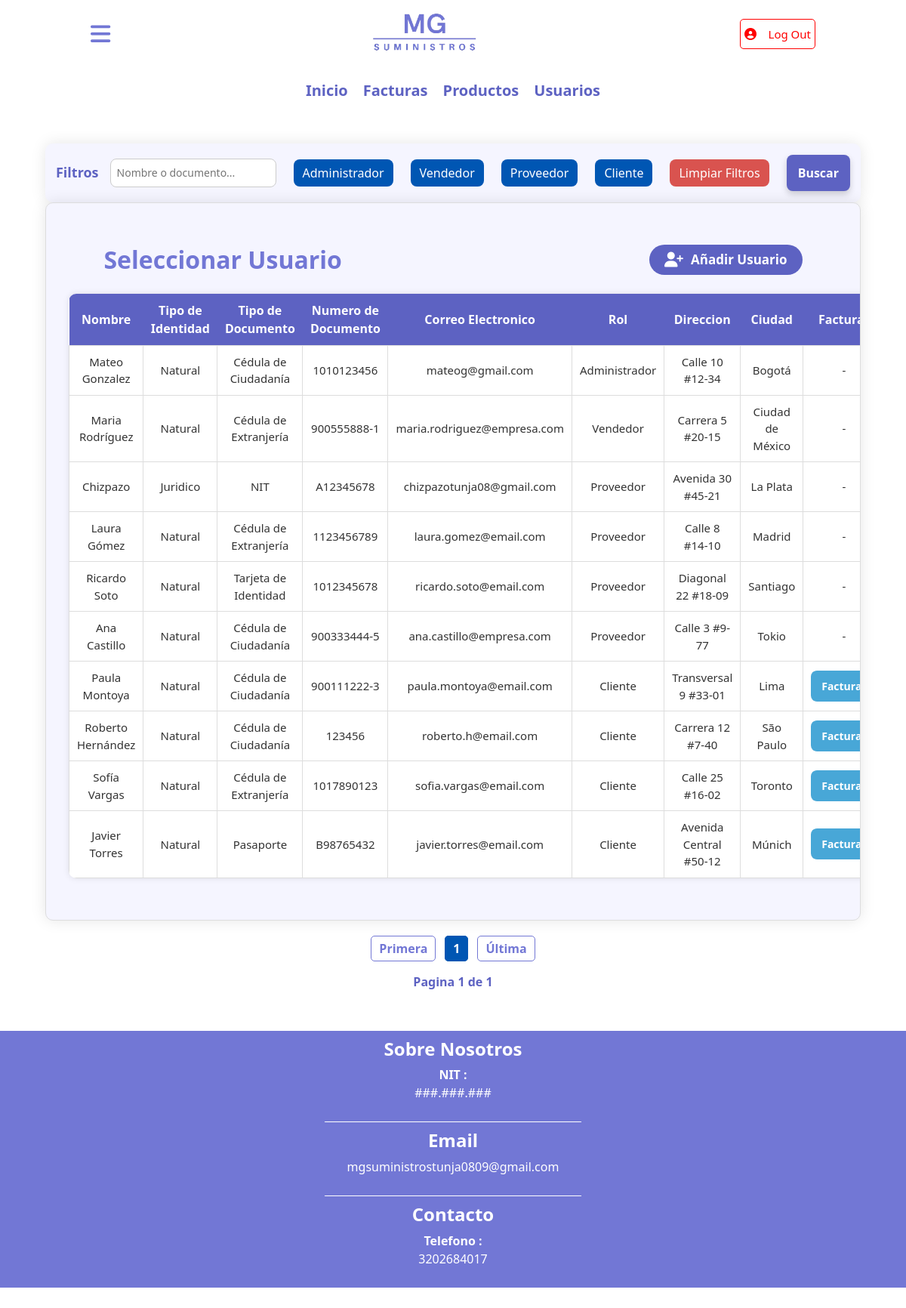
Screenshot of /persona/select.php (signed in) with the database file from the repository.
### tables this page shows
CREATE TABLE `persona` (
  `id_persona` int(11) NOT NULL,
  `nombre` varchar(40) NOT NULL,
  `id_tipo_identidad` int(11) DEFAULT NULL,
  `id_tipo_documento` int(11) NOT NULL,
  `numero_documento` varchar(40) DEFAULT NULL,
  `correo_electronico` varchar(50) DEFAULT NULL,
  `contrasena` varchar(40) DEFAULT NULL,
  `id_rol` int(11) DEFAULT NULL,
  `direccion` varchar(40) DEFAULT NULL,
  `ciudad` int(11) DEFAULT NULL
);

CREATE TABLE `tipo_identidad` (
  `id_tipo_identidad` int(11) NOT NULL,
  `tipo_identidad` varchar(40) NOT NULL
);

CREATE TABLE `tipo_documento` (
  `id_tipo_documento` int(11) NOT NULL,
  `tipo_documento` varchar(30) NOT NULL
);

CREATE TABLE `rol` (
  `id_rol` int(11) NOT NULL,
  `nombre_rol` varchar(30) NOT NULL
);

CREATE TABLE `ciudad` (
  `id_ciudad` int(11) NOT NULL,
  `nombre` varchar(30) NOT NULL,
  `id_departamento` int(11) NOT NULL
);

### persona/select.php (the view, shortened to what this page needs)
    <!DOCTYPE html>
    <html lang="en">
    <head>
        <link href="https://cdn.jsdelivr.net/npm/bootstrap@5.3.3/dist/css/bootstrap.min.css"
            rel="stylesheet"
>
        <link rel="stylesheet" href="../CSS/styles.css">
    </head>
    <body>
    <?php require_once('../config/database.php');?>
        <?php include('../temp/header.php') ?>
        <?php include('../temp/contenido.php') ?>
        <div id="contenido">
            <form method="GET" action="select.php">
                <div class="buscador">
                    <p>Filtros</p>
                    <input type="text"  name="buscar"  placeholder="Nombre o documento..." value="<?php echo isset($_GET['buscar']) ? $_GET['buscar'] : ''; ?>">
                        <a href="select.php?rol=1" class="btn-filtro">Administrador</a>
                        <a href="select.php?rol=2" class="btn-filtro">Vendedor</a>
                        <a href="select.php?rol=3" class="btn-filtro">Proveedor</a>
                        <a href="select.php?rol=4" class="btn-filtro">Cliente</a>
                        <a href="select.php" class="btn-filtro clear">Limpiar Filtros</a>
                    <button type="submit">Buscar</button>
                </div>
            </form>
            <form action="select.php" method="POST" name="select">
                <fieldset>
                    <legend id="titulo-form">
                        <h2>Seleccionar Usuario</h2>
                        <a href="insert.php" id="btn-insertar">
                        <i class="fa-solid fa-user-plus"></i>
                        <p>Añadir Usuario</p>
                        </a>
                    </legend>
                    <table class="tabla_roles">
                        <tr>
                            <th>Nombre</th>
                            <th>Tipo de Identidad</th>
                            <th>Tipo de Documento</th>
                            <th>Numero de Documento</th>
                            <th>Correo Electronico</th>
                            <th>Rol</th>
                            <th>Direccion</th>
                            <th>Ciudad</th>
                            <th>Facturar</th>
                        </tr>
                    <?php
                    $where = " WHERE 1 ";
                    $sql_registros = mysqli_query($conexion,"
                        SELECT COUNT(*) AS total
                        FROM persona
                        INNER JOIN tipo_identidad ON persona.id_tipo_identidad = tipo_identidad.id_tipo_identidad
                        INNER JOIN tipo_documento ON persona.id_tipo_documento = tipo_documento.id_tipo_documento
                        INNER JOIN rol ON persona.id_rol = rol.id_rol
                        INNER JOIN ciudad ON persona.ciudad = ciudad.id_ciudad
                        $where
                    ");
                    $result_registros = mysqli_fetch_array($sql_registros);
                    $total = $result_registros['total'];
                    $por_pagina = 10;
                    $pagina = empty($_GET['PAGINA'])?1:$_GET['PAGINA'];
                    $desde = ($pagina - 1) * $por_pagina;
                    $total_paginas = ceil($total / $por_pagina);
                    $consulta = "
                    SELECT
                    persona.id_persona,
                    persona.nombre,
                    tipo_identidad.tipo_identidad AS tipo_identidad,
                    tipo_documento.tipo_documento AS tipo_documento,
                    persona.numero_documento,
                    persona.correo_electronico,
                    persona.id_rol AS id_rol,
                    rol.nombre_rol AS rol,
                    persona.direccion,
                    ciudad.nombre AS ciudad
                    FROM persona
                    INNER JOIN tipo_identidad ON persona.id_tipo_identidad = tipo_identidad.id_tipo_identidad
                    INNER JOIN tipo_documento ON persona.id_tipo_documento = tipo_documento.id_tipo_documento
                    INNER JOIN rol ON persona.id_rol = rol.id_rol
                    INNER JOIN ciudad ON persona.ciudad = ciudad.id_ciudad
                    $where
                    LIMIT $desde,$por_pagina";
                    $ejecutar = mysqli_query($conexion, $consulta);
                    if(mysqli_num_rows($ejecutar)>0){
                        while($fila = mysqli_fetch_assoc($ejecutar)){
                            $id_persona = $fila['id_persona'];
                            $nom = $fila['nombre'];
                            $tipo_identidad = $fila['tipo_identidad'];
                            $tipo_documento = $fila['tipo_documento'];
                            $numero_identificacion = $fila['numero_documento'];
                            $correo = $fila['correo_electronico'];
                            $rol = $fila['rol'];
                            $direccion = $fila['direccion'];
                            $ciudad = $fila['ciudad'];
                            echo "
                        <tr>
                        <td>$nom</td>
                        <td>$tipo_identidad</td>
                        <td>$tipo_documento</td>
                        <td>$numero_identificacion</td>
                        <td>$correo</td>
                        <td>$rol</td>
                        <td>$direccion</td>
                        <td>$ciudad</td>
                        <td>" .
                            (intval($fila['id_rol']) === 4
                                ? "<a class='btn-detalles' href='../compra_producto/insert.php?id=$id_persona' title='detalle'>Facturar</a>"
                                : "-"
                            )
                        . "</td>
                        <td>
                            <a class='btn-accion btn-actualizar' href='update.php?ACTUALIZAR=$id_persona' title='Actualizar'>
                            <i class='fa-solid fa-pen-to-square'></i>
                            </a>
                        </td>
                        <td>
                            <a class='btn-accion btn-eliminar' href='select.php?ELIMINAR=$id_persona' title='Eliminar' onclick=\"return confirm('¿Desea eliminar este Usuario?');\">
                            <i class='fa-solid fa-trash-can'></i>
                            </a>
                        </td>
                        </tr>
                    ";
                    }
                } else {
                    echo "<tr><td colspan='4'>No hay Usuarios registrados.</td></tr>";
                }
                    ?>
                </table>
                </fieldset>
            </form>
            <div class="paginador">
                <?php
                    echo "<a href='select.php?PAGINA=1' class='link-pagina'>Primera</a>";
                    for ($i = 1; $i <= $total_paginas; $i++) {
                    $pagina = empty($_GET['PAGINA']) ? 1 : $_GET['PAGINA'];
                    $clase_activa = ($i == $pagina) ? "link-activa" : "link-pagina";
                    echo "<a href='select.php?PAGINA=$i' class='$clase_activa'>$i</a>";
                    }
                    echo "<a href='select.php?PAGINA=$total_paginas' class='link-pagina'>Última</a>";
                    echo "<br>";
                    echo "<p class='info_pagina'>Pagina $pagina de $total_paginas</p>"
                ?>
            </div>
        </div>
        <?php include('../temp/footer.php') ?>
    </body>
    </html>

### CSS/styles.css (style rules this page uses)
body { margin: 0; font-family:'Segoe UI', Tahoma, Geneva, Verdana, sans-serif; font-weight: 400px; }
#contenido { text-align: center; align-items: center; height: auto; align-content: center; margin-bottom: 30px; }
#contenido form { text-align: center; align-items: center; background-color: #F5F5FF ; border-radius:10px ; box-shadow: 0 0 20px rgba(0, 0, 0,0.1); width: 90%; margin: auto; }
fieldset { border: 1px solid #ddd; border-radius: 10px; padding: 30px; overflow-x: auto; -webkit-overflow-scrolling: touch; }
#titulo-form { font-weight: bold; display: flex; justify-content: center; align-items: center; gap: 40%; width: 100%; margin: 25px auto; }
#titulo-form h2 { color: #7277D5; font-weight: bold; text-align: left; margin-bottom: 20px; line-height: 1; margin: 0; }
#btn-insertar { background-color: #5D62C2; color: white; font-weight: bold; display: flex; justify-content: center; align-items: center; gap: 10px; text-decoration: none; border: none; border-radius: 20px; padding: 8px 20px; height: 40px; width: auto; cursor: pointer; transition: all 0.2s ease; margin: 0; }
#btn-insertar p { margin: 0; font-size: 17px; }
#btn-insertar i { font-size: 20px; }
table.tabla_roles { width: 95%; margin: 25px auto; border-collapse: collapse; background-color: #fff; box-shadow: 0 0 8px rgba(0, 0, 0,0.1); border-radius: 10px; overflow: hidden; box-sizing: border-box; max-width: 100%; }
table.tabla_roles th { background-color: #5D62C2 ; color: white; padding: 10px; text-align: center; font-weight: bold; font-size: 16px; }
table.tabla_roles td { border: 1px solid #ddd; text-align: center; padding: 10px; font-size: 15px; color: #333; }
.btn-filtro { background-color: #0056b3; color: white; padding: 10px 12px; border-radius: 8px; text-decoration: none; margin-right: 8px; transition: all 0.18s ease; font-size: 16px; line-height: 1; }
.btn-filtro.clear { background-color: #d9534f ; border-color: #d9534f ; }
.btn-detalles { display: inline-block; padding: 10px 14px; background-color: #48a7d7; color: white; border-radius: 8px; font-weight: bold; text-decoration: none; transition: all 0.3s ease; font-size: 14px; border: none; }
.buscador { display: flex; justify-content: center; gap: 15px; align-items: center; text-align: center; padding: 15px 0px; }
.buscador p { color: #5D62C2; font-size: 18px; font-weight: bold; margin: 0; }
.buscador input { padding: 4px 8px; height: 38px; line-height: 1.2; font-size: 14px; border-radius: 8px; border: 1px solid #ccc; width: auto; min-width: 120px; flex: 0 1 220px; max-width: 320px; margin-right: 8px; box-sizing: border-box; transition: all 0.2s ease; }
.buscador button { padding: 12px 15px; background-color: #5D62C2; color: white; border-radius: 8px; border: none; transition: all 0.3s ease; font-weight: bold; box-shadow: 0 4px 8px rgba(0, 0, 0, 0.18); }
.paginador { text-align: center; margin-top: 25px; height: 60px; }
.paginador .link-pagina { text-decoration: none; color: #7277D5; font-weight: bold; margin: 0 6px; padding: 5px 10px; border: 1px solid #7277D5; border-radius: 5px; transition: all 0.3s ease; }
.link-activa { background-color: #0056b3; text-decoration: none; color: white; font-weight: bold; margin: 0 6px; padding: 5px 10px; border: 1px solid #0056b3; border-radius: 5px; transition: all 0.3s ease-in-out; }
.info_pagina { color: #5D62C2; font-weight: bold; padding: 20px 5px; }
@media (max-width: 1200px) { table.tabla_roles { width: max-content; min-width: 100%; display: table; } }

### rows the page displays
persona: nombre "Mateo Gonzalez", id_tipo_identidad.tipo_identidad "Natural", id_tipo_documento.tipo_documento "Cédula de Ciudadanía", numero_documento "1010123456", correo_electronico "mateog@gmail.com", id_rol.nombre_rol "Administrador", direccion "Calle 10 #12-34", ciudad.nombre "Bogotá"
persona: nombre "Maria Rodríguez", id_tipo_identidad.tipo_identidad "Natural", id_tipo_documento.tipo_documento "Cédula de Extranjería", numero_documento "900555888-1", correo_electronico "maria.rodriguez@empresa.com", id_rol.nombre_rol "Vendedor", direccion "Carrera 5 #20-15", ciudad.nombre "Ciudad de México"
persona: nombre "Chizpazo", id_tipo_identidad.tipo_identidad "Juridico", id_tipo_documento.tipo_documento "NIT", numero_documento "A12345678", correo_electronico "chizpazotunja08@gmail.com", id_rol.nombre_rol "Proveedor", direccion "Avenida 30 #45-21", ciudad.nombre "La Plata"
persona: nombre "Laura Gómez", id_tipo_identidad.tipo_identidad "Natural", id_tipo_documento.tipo_documento "Cédula de Extranjería", numero_documento "1123456789", correo_electronico "laura.gomez@email.com", id_rol.nombre_rol "Proveedor", direccion "Calle 8 #14-10", ciudad.nombre "Madrid"
persona: nombre "Ricardo Soto", id_tipo_identidad.tipo_identidad "Natural", id_tipo_documento.tipo_documento "Tarjeta de Identidad", numero_documento "1012345678", correo_electronico "ricardo.soto@email.com", id_rol.nombre_rol "Proveedor", direccion "Diagonal 22 #18-09", ciudad.nombre "Santiago"
persona: nombre "Ana Castillo", id_tipo_identidad.tipo_identidad "Natural", id_tipo_documento.tipo_documento "Cédula de Ciudadanía", numero_documento "900333444-5", correo_electronico "ana.castillo@empresa.com", id_rol.nombre_rol "Proveedor", direccion "Calle 3 #9-77", ciudad.nombre "Tokio"
persona: nombre "Paula Montoya", id_tipo_identidad.tipo_identidad "Natural", id_tipo_documento.tipo_documento "Cédula de Ciudadanía", numero_documento "900111222-3", correo_electronico "paula.montoya@email.com", id_rol.nombre_rol "Cliente", direccion "Transversal 9 #33-01", ciudad.nombre "Lima"
persona: nombre "Roberto Hernández", id_tipo_identidad.tipo_identidad "Natural", id_tipo_documento.tipo_documento "Cédula de Ciudadanía", numero_documento "123456", correo_electronico "roberto.h@email.com", id_rol.nombre_rol "Cliente", direccion "Carrera 12 #7-40", ciudad.nombre "São Paulo"
persona: nombre "Sofía Vargas", id_tipo_identidad.tipo_identidad "Natural", id_tipo_documento.tipo_documento "Cédula de Extranjería", numero_documento "1017890123", correo_electronico "sofia.vargas@email.com", id_rol.nombre_rol "Cliente", direccion "Calle 25 #16-02", ciudad.nombre "Toronto"
persona: nombre "Javier Torres", id_tipo_identidad.tipo_identidad "Natural", id_tipo_documento.tipo_documento "Pasaporte", numero_documento "B98765432", correo_electronico "javier.torres@email.com", id_rol.nombre_rol "Cliente", direccion "Avenida Central #50-12", ciudad.nombre "Múnich"

### other values shown
$pagina "1"
$total_paginas "1"
